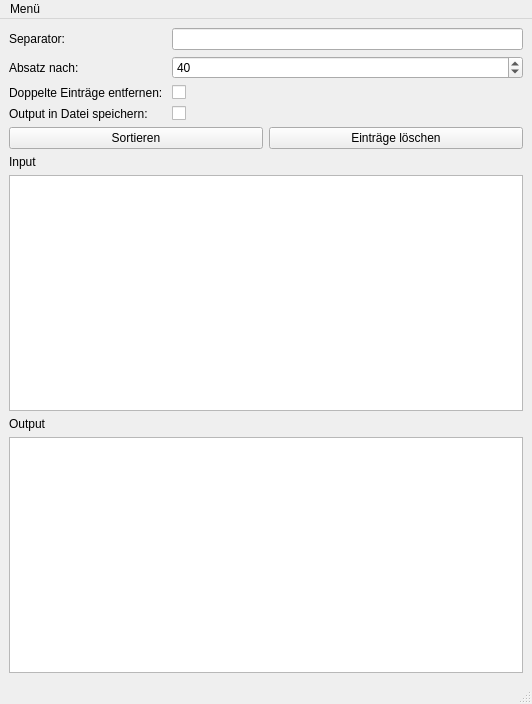
<?xml version="1.0" encoding="UTF-8"?>
<ui version="4.0">
 <class>MainWindow</class>
 <widget class="QMainWindow" name="MainWindow">
  <property name="geometry">
   <rect>
    <x>0</x>
    <y>0</y>
    <width>532</width>
    <height>704</height>
   </rect>
  </property>
  <property name="windowTitle">
   <string>MainWindow</string>
  </property>
  <widget class="QWidget" name="centralwidget">
   <layout class="QGridLayout" name="gridLayout_2">
    <item row="5" column="0">
     <widget class="QLabel" name="labelInput">
      <property name="text">
       <string>Input</string>
      </property>
     </widget>
    </item>
    <item row="0" column="0">
     <layout class="QGridLayout" name="gridLayout">
      <item row="0" column="1">
       <widget class="QLineEdit" name="lineEditSeparator"/>
      </item>
      <item row="4" column="0">
       <widget class="QLabel" name="label_5">
        <property name="text">
         <string>Output in Datei speichern:</string>
        </property>
       </widget>
      </item>
      <item row="3" column="0">
       <widget class="QLabel" name="label_2">
        <property name="text">
         <string>Doppelte Einträge entfernen: </string>
        </property>
       </widget>
      </item>
      <item row="3" column="1">
       <widget class="QCheckBox" name="checkBoxDouble">
        <property name="text">
         <string/>
        </property>
       </widget>
      </item>
      <item row="0" column="0">
       <widget class="QLabel" name="label">
        <property name="text">
         <string>Separator: </string>
        </property>
       </widget>
      </item>
      <item row="4" column="1">
       <widget class="QCheckBox" name="checkBoxSafeFile">
        <property name="text">
         <string/>
        </property>
       </widget>
      </item>
      <item row="1" column="0">
       <widget class="QLabel" name="label_3">
        <property name="text">
         <string>Absatz nach: </string>
        </property>
       </widget>
      </item>
      <item row="1" column="1">
       <widget class="QSpinBox" name="spinBoxSection">
        <property name="maximum">
         <number>99999999</number>
        </property>
        <property name="value">
         <number>40</number>
        </property>
       </widget>
      </item>
     </layout>
    </item>
    <item row="8" column="0">
     <widget class="QLabel" name="labelOutput">
      <property name="text">
       <string>Output</string>
      </property>
     </widget>
    </item>
    <item row="9" column="0">
     <widget class="QPlainTextEdit" name="plainTextOutput"/>
    </item>
    <item row="2" column="0">
     <layout class="QHBoxLayout" name="horizontalLayout">
      <item>
       <widget class="QPushButton" name="sortedButton">
        <property name="text">
         <string>Sortieren</string>
        </property>
       </widget>
      </item>
      <item>
       <widget class="QPushButton" name="resetButton">
        <property name="text">
         <string>Einträge löschen</string>
        </property>
       </widget>
      </item>
     </layout>
    </item>
    <item row="7" column="0">
     <widget class="QPlainTextEdit" name="plainTextInput"/>
    </item>
   </layout>
  </widget>
  <widget class="QMenuBar" name="menubar">
   <property name="geometry">
    <rect>
     <x>0</x>
     <y>0</y>
     <width>532</width>
     <height>26</height>
    </rect>
   </property>
   <widget class="QMenu" name="menuMen">
    <property name="title">
     <string>Menü</string>
    </property>
    <addaction name="actionStandardwerte_festlegen"/>
    <addaction name="actionAktualisieren"/>
    <addaction name="separator"/>
    <addaction name="actionInfo"/>
   </widget>
   <addaction name="menuMen"/>
  </widget>
  <widget class="QStatusBar" name="statusbar"/>
  <action name="actionStandardwerte_festlegen">
   <property name="text">
    <string>Standardwerte festlegen</string>
   </property>
  </action>
  <action name="actionInfo">
   <property name="text">
    <string>Info</string>
   </property>
  </action>
  <action name="actionAktualisieren">
   <property name="text">
    <string>Aktualisieren</string>
   </property>
  </action>
 </widget>
 <resources/>
 <connections/>
</ui>
